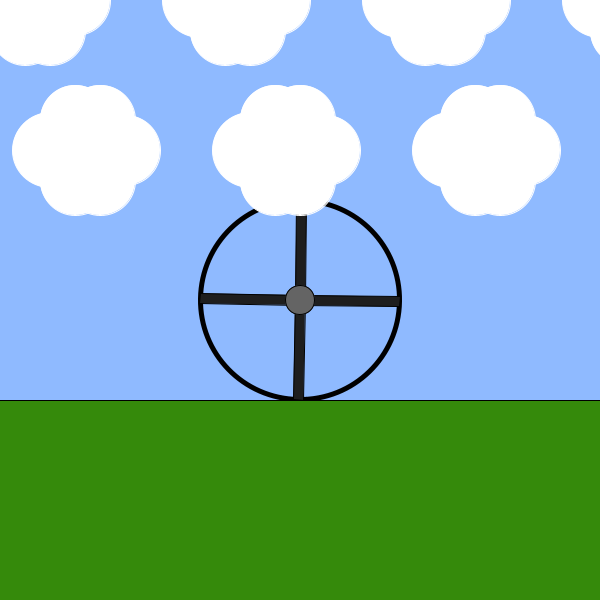
Frame 1 (no input)
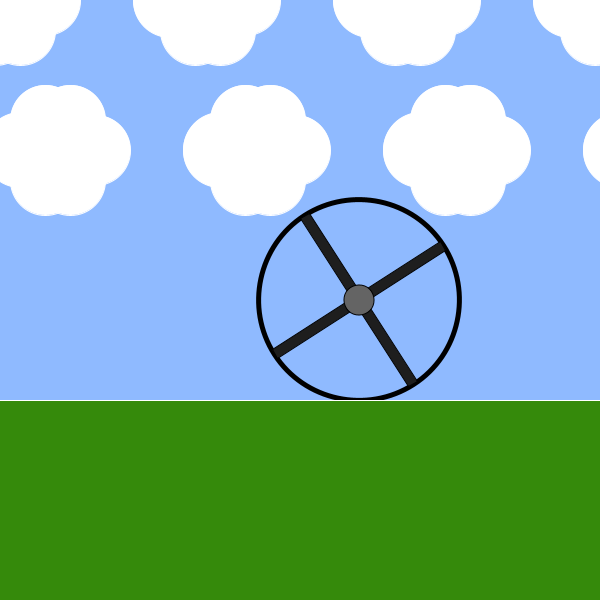
Frame 60 (the mouse pressed at the canvas centre just before this capture)
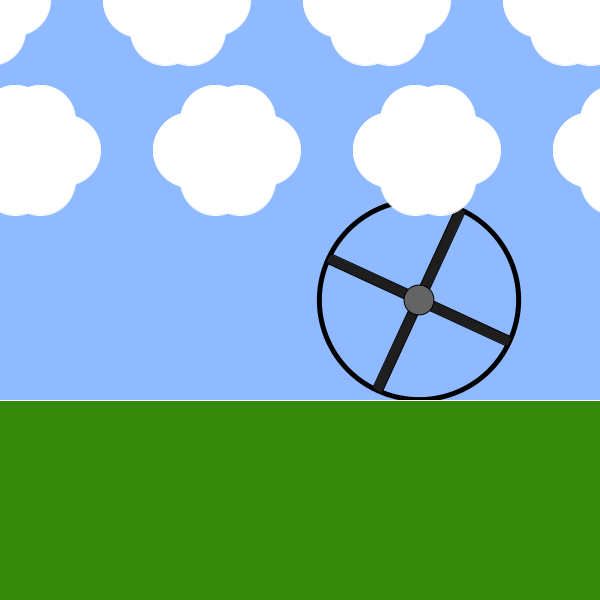
Frame 120 (the mouse held since frame 60 and released just before this capture)

The Processing sketch that drew these frames (run headless with seeded random() and noise(); from frame 60 on, the mouse is pressed at the canvas centre):

// Processing sketch: hjul_k_rer_uden_skyer
// ── hjul_k_rer_uden_skyer.pde
PShape hjul;
float s;
float r;

void setup(){
  size(600, 600);

  hjul = createShape(GROUP);

  
  strokeWeight(5);
  fill(143, 186, 255);
  PShape wheel = createShape(ELLIPSE, 0,0,200,200);
  wheel.translate(width/2,height/2);
  hjul.addChild(wheel);
  
  strokeWeight(1);
  fill(30);
  PShape ege1  = createShape(RECT, 0,0,10,100);
  ege1.translate(width/2-5,height/2);
  hjul.addChild(ege1);
  
  PShape ege2 = createShape(RECT, 0,0,10,-100);
  ege2.translate(width/2-5,height/2);
  hjul.addChild(ege2);
  
  PShape ege3 = createShape(RECT,0,0,100,10);
  ege3.translate(width/2,height/2-5);
  hjul.addChild(ege3);
  
  PShape ege4 = createShape(RECT,0,0,-100,10);
  ege4.translate(width/2,height/2-5);
  hjul.addChild(ege4);
  
  fill(100);
  PShape wheel2 = createShape(ELLIPSE, 0,0,30,30);
  wheel2.translate(width/2,height/2);
  hjul.addChild(wheel2);

  hjul.translate(-width/2,-height/2);
 
  frameRate(60);
  
  
  
}

void draw(){
  background(143, 186, 255); 
  
  //hjul
  pushMatrix();
  
  translate(300+s, 300); 
  s++;
  if (s>400) { 
    s=-400;
  }
  rotate(frameCount/60.0);
  shape(hjul);  
  
  popMatrix();
  
  // græs
  fill(53, 138, 11);
  rect(-1,400,601,201);
  
  // skyer
  translate(0-r, 0); 
  r += 0.5;
  if (r>200) { 
    r=0;
  }

  for (int i =0; i < width+300; i++) { 
    if (i % 200==0) {    
      drawClouds(i-200, 0);
      drawClouds(i-150, 150);
    }
  }
}

void drawClouds(int x, int y) {
  // jeg tegner skyerne som 6 cirkler
  fill(255);
  stroke(255);
  circle(x, y, 75);
  circle(x+25, y-30, 70);
  circle(x+25, y+30, 70);
  circle(x+50, y-30, 70);
  circle(x+50, y+30, 70);
  circle(x+75, y, 70);
}
